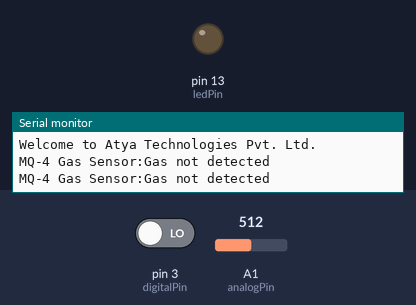
Simulated run of this sketch. Board: Arduino Uno, built with avr-gcc and run on an emulated ATmega328P. On the bench: output pins drawn as LEDs (lit = HIGH), the last lines printed to the serial monitor. The inputs (shaded band) are chosen by the test bench; at power-on: A1 (analogPin) = 512, pin 3 (digitalPin) LOW.

Above: at 3.7 s.
3.8 s: A1 (analogPin) set to 854
5.7 s: A1 (analogPin) set to 871
At 7.4 s:
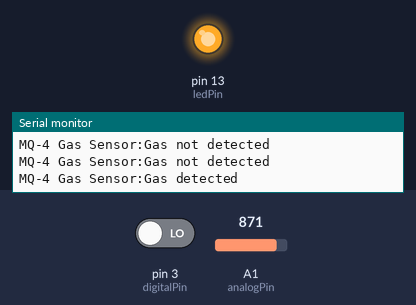
8.0 s: A1 (analogPin) set to 716
At 9.0 s:
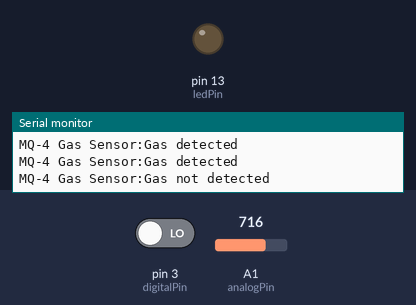
10.0 s: A1 (analogPin) set to 900
At 11.8 s:
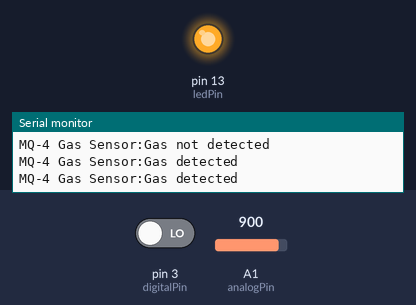
Timing chart, 0 to 13.0 s (numbered marks = the images above; inputs shaded):
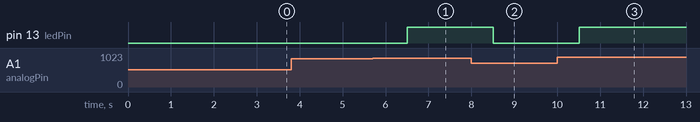

Measured:
- the behaviour switches between 864 and 865 on A1 (analogPin) (found by bisection; images 0 and 1)
- after the input at 5.7 s, pin 13 (ledPin): LOW → HIGH after 0.81 s
- after the input at 8.0 s, pin 13 (ledPin): HIGH → LOW after 0.51 s
- after the input at 10.0 s, pin 13 (ledPin): LOW → HIGH after 0.51 s

The sketch:

MQ-4_Gas_Sensor.ino
```cpp
/**** Atya Technologies Pvt. Ltd. - MQ-4 Gas Sensor ****/

// Variables declarations
int analogPin = A1;  // Pin connected to A1
int digitalPin = 3;  // Pin connected to D3
int ledPin = 13;     // Pin connected to LED

// Constants
const float V_REF = 5.0; // Reference voltage of the Arduino
const int ADC_RESOLUTION = 1023; // ADC resolution (10-bit ADC)
const float RL_VALUE = 10; // Load resistance in kilo ohms
const float RO_CLEAN_AIR_FACTOR = 9.21; // Clean air factor (from datasheet)

// Variables
float Ro = 10; // Ro is the sensor resistance in clean air

void setup() {
  // initialize serial communication at 9600 bits per second
  Serial.begin(9600);
  pinMode(digitalPin, INPUT);
  pinMode(ledPin, OUTPUT);
  Serial.println("Welcome to Atya Technologies Pvt. Ltd.");
  Ro = calibrateSensor();
  //Serial.print("Calibrated Ro: ");
 // Serial.print(Ro);
  //Serial.println(" kohm");
}

void loop()
{
  Serial.print("MQ-4 Gas Sensor:");
  // read digital and analog pin values
  int analogValue = analogRead(analogPin);
  int digitalValue = digitalRead(digitalPin);

  // Convert analog value to voltage
  float voltage = analogValue * (V_REF / ADC_RESOLUTION);

  // Calculate the sensor resistance
  float Rs = (V_REF / voltage - 1) * RL_VALUE;

  // Calculate the ratio of Rs/Ro
  float ratio = Rs / Ro;

  // Convert the ratio to ppm (using the MQ-8 characteristic curve)
  float ppm = getGasConcentration(ratio);

  //Serial.print("Analog Value:");
  //Serial.print(analogValue);
 // Serial.print(",");
  //Serial.print(", Digital Value: ");
  //Serial.print(digitalValue);

  //Serial.print("PPM:");
  //Serial.print(ppm);
  //Serial.print(",");
  //Serial.print("Status:");
  if (ppm > 300)
  {
    Serial.println("Gas detected");
    digitalWrite(ledPin, HIGH); // Turn on LED if gas detected
  } else {
    Serial.println("Gas not detected");
    digitalWrite(ledPin, LOW); // Turn off LED if gas not detected
  }
  Serial.println();

  delay(1000); // Delay for a second before the next reading
}

// Function to calibrate the sensor
float calibrateSensor() {
  int totalReadings = 50;
  float sensorValue = 0;
  for (int i = 0; i < totalReadings; i++) {
    sensorValue += analogRead(analogPin);
    delay(50);
  }
  sensorValue /= totalReadings;
  float sensorVoltage = sensorValue * (V_REF / ADC_RESOLUTION);
  float sensorResistance = (V_REF / sensorVoltage - 1) * RL_VALUE;
  return sensorResistance / RO_CLEAN_AIR_FACTOR;
}

// Function to convert the Rs/Ro ratio to ppm
float getGasConcentration(float ratio) {
  // Approximate curve: log(PPM) = log(A) + B * log(Rs/Ro)
  // For MQ-8: log(PPM) = log(1000) - 2.3 * log(Rs/Ro)
  // PPM = A * (Rs/Ro)^B
  float A = 1000.0;
  float B = -2.3;
  return A * pow(ratio, B);
}
```
